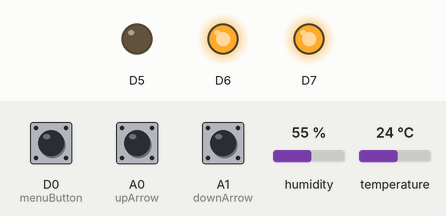
Bench run of a sketch on a simulated Particle Photon. Parts: output pins drawn as LEDs (lit = HIGH). Inputs (shaded band) come from the test bench; at power-on: D0 (menuButton) HIGH, A0 (upArrow) HIGH, A1 (downArrow) HIGH, humidity 55 %, temperature 24 °C. What the sketch prints to the serial monitor is not drawn.

Above: at 0.1 s.
Timing chart, 0 to 1.6 s (numbered marks = the images above):
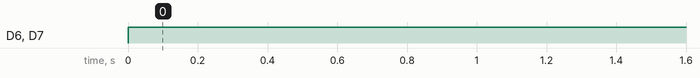

The sketch:

HaumThermostat.ino
```cpp
/*
 * Project HaumThermostat
 * Description: A Smart Thermostat with expandability and soon to many options
 * Author: Griffin Beck
 * Date: July 2019
 */
//#include "TemperatureManager.cpp"

//Imports and Definitions for Climate Control Manager
#define CLIMATE_MODE_COOL 1 //Only allows system to be off or cooling
#define CLIMATE_MODE_HEAT 2 //Only allows system to be off or heating
#define CLIMATE_MODE_AUTO 3 //Allows system to heat, cool, or rest as nessary
#define CLIMATE_MODE_OFF 0  //Disables heating and cooling
#define FAN_MODE_OFF 0
#define FAN_MODE_ON 1
#define FAN_MODE_AUTO 2 //Fan turns on when climate system is running
#include "Adafruit_DHT_Particle.h"
#include "ThermostatMode.cpp"
static long minReadWaitTime = 10000; //For climate sensor

//Climate Vars
double curTemp;
double curHumid;
long timeOfLastRead = -(minReadWaitTime); //set to negative of min read time to allow reading on boot
int climatePIN = D4;
DHT dht = DHT(climatePIN, DHT22);

int coolPin;
int heatPin;
int fanPin;
int climateMode = CLIMATE_MODE_AUTO;
int fanMode = FAN_MODE_AUTO;

bool cooling = false;
bool heating = false;
bool faning = false;

ThermostatMode thermostat;

//Interface Vars
int upArrow = A0;
int downArrow = A1;
int menuButton = D0;

// setup() runs once, when the device is first turned on.
void setup()
{
  Serial.begin(9600);
  //Setup Climate Sensor and Climate Control Relays
  tempsetup(D4, D5, D6, D7);

  //Button Initializations
  pinMode(upArrow, INPUT_PULLUP);
  pinMode(downArrow, INPUT_PULLUP);
  pinMode(menuButton, INPUT_PULLUP);
  attachInterrupt(upArrow, buttonUp, CHANGE);
  attachInterrupt(downArrow, buttonDown, CHANGE);
  attachInterrupt(menuButton, buttonMenu, CHANGE);
}

// loop() runs over and over again, as quickly as it can execute.
void loop()
{
  runClimateCheck();
  // The core of your code will likely live here.
}

//User Input handling
//TODO Implement Debouncer for buttons
boolean buttonDebouncer(long lastTime)
{
  return millis() - lastTime > 50;
}

long buttonUpLastPressTime = 0;
boolean buttonUpLastState = false;
void buttonUp()
{
  if (buttonDebouncer(buttonDebouncer(buttonUpLastPressTime)))
  {
    if (digitalRead(upArrow) == LOW) //Reading when going low in order to prepare for future handling of short vs long button presses
    {
      upTemperature();
    }
  }
}

long buttonDownLastPressTime = 0;
boolean buttonDownLastState = false;
void buttonDown()
{
  if (buttonDebouncer(buttonDebouncer(buttonDownLastPressTime)))
  {
    if (digitalRead(downArrow) == LOW)
    {
      downTemperature();
    }
  }
}

long buttonMenuLastPressTime = 0;
boolean buttonMenuLastState = false;
void buttonMenu()
{
  //TODO
}

//Prepares climate sensor and all pins for relay controls
void tempsetup(int climatePIN, int coolPIN, int heatPIN, int fanPIN)
{
  pinMode(climatePIN, INPUT);
  //dht = DHT(climatePIN, DHT22, 6);
  dht.begin();
  thermostat.setTargetTemp(75);

  coolPin = coolPIN;
  heatPin = heatPIN;
  fanPin = fanPIN;

  pinMode(coolPin, OUTPUT);
  pinMode(heatPin, OUTPUT);
  pinMode(fanPin, OUTPUT);
}

//Checks of the Thermostat mode allows for cooling
bool canCool()
{
  return climateMode == CLIMATE_MODE_COOL || climateMode == CLIMATE_MODE_AUTO;
}

//Checks if the Thermostat mode allows for heating
bool canHeat()
{
  return climateMode == CLIMATE_MODE_HEAT || climateMode == CLIMATE_MODE_AUTO;
}

//Checks if fan mode allows it to run
bool canFan()
{
  return fanMode == FAN_MODE_AUTO || fanMode == FAN_MODE_ON;
}

//Updates Temperature and Humidity
void getCurClimate()
{
  if (canReadClimate())
  {
    curTemp = dht.getTempFarenheit();
    curHumid = dht.getHumidity();
  }
}

//Checks if climate sensor can be read from
bool canReadClimate()
{
  return millis() - timeOfLastRead > minReadWaitTime;
}

//updates Temperature and checks subclasses for approprate control of climate system
void runClimateCheck()
{
  getCurClimate();

  cooling = false;
  if (canCool())
  {
    cooling = thermostat.shouldCool(curTemp, curHumid);
  }
  heating = false;
  if (canHeat())
  {
    heating = (thermostat).shouldHeat(curTemp, curHumid);
  }
  faning = false;
  if (canFan())
  {
    faning = (thermostat).shouldFan(curTemp, curHumid) || fanMode == FAN_MODE_ON;
  }

  if (cooling)
  {
    digitalWrite(coolPin, HIGH);
    digitalWrite(heatPin, LOW);
  }
  else if (heating)
  {
    digitalWrite(coolPin, LOW);
    digitalWrite(heatPin, HIGH);
  }
  else
  {
    digitalWrite(coolPin, LOW);
    digitalWrite(heatPin, LOW);
  }

  if (faning)
  {
    digitalWrite(fanPin, HIGH);
  }
  else
  {
    digitalWrite(fanPin, LOW);
  }
  Serial.println(":");
  Serial.println(thermostat.getTargetTemp());
  Serial.println(curTemp);
}

void upTemperature()
{
  thermostat.setTargetTemp(thermostat.getTargetTemp() + 1);
  //TODO Adjust Display  Accordingly
}

void downTemperature()
{
  thermostat.setTargetTemp(thermostat.getTargetTemp() - 1);
  //TODO Adjust Display Accordingly
}
```

DayByHour.h
```cpp
typedef struct DayByHour
{
    struct HourSetting *hours; //Array of length 24
};

typedef struct HourSetting
{
    unsigned short hourOfDay;
    unsigned int targetTemp;
} HourSetting;
```

DisplayManager.cpp
```cpp
// include library, include base class, make path known
/*#include <GxEPD2.h>

// select the display class to use, only one

//#include <GxGDEW042T2/GxGDEW042T2.h> // 4.2" b/w

#include GxEPD_BitmapExamples

// FreeFonts from Adafruit_GFX
#include <Adafruit_GFX_RK/FreeMonoBold9pt7b.h>
#include <Adafruit_GFX_RK/FreeMonoBold12pt7b.h>
#include <Adafruit_GFX_RK/FreeMonoBold18pt7b.h>
#include <Adafruit_GFX_RK/FreeMonoBold24pt7b.h>

#include <GxIO/GxIO_SPI/GxIO_SPI.h>
#include <GxIO/GxIO.h>
*/
//GxIO_Class io(SPI, /*CS=*/SS, /*DC=*/3, /*RST=*/2);
//GxEPD_Class display(io, /*RST=*/2, /*BUSY=*/1);
```

ThermostatMode.cpp
```cpp
class ThermostatMode
{
  int targetTemperature;

public:
  ThermostatMode() { targetTemperature = 75; }

  ThermostatMode(int target) { targetTemperature = target; }

  bool shouldCool(double currTemp, double humidity)
  {
    return (targetTemperature + 3) < currTemp;
  }

  bool shouldHeat(double currTemp, double humidity)
  {
    return (targetTemperature - 3) > currTemp;
  }

  bool shouldFan(double currTemp, double humidity)
  {
    return shouldHeat(currTemp, humidity) || shouldCool(currTemp, humidity);
  }

  void setTargetTemp(int target)
  {
    if (target > 95 || target < 50)
      return;
    targetTemperature = target;
  }

  int getTargetTemp() { return targetTemperature; }
};
```

ThermostatMode.h
```cpp
class ThermostatMode
{
private:
public:
  int targetTemperature;
  ThermostatMode();
  ThermostatMode(int targetTemperature);
  bool shouldCool(double currTemp, double humidity);
  bool shouldHeat(double currTemp, double humidity);
  bool shouldFan(double currTemp, double humidity);
};
```

WeeklyThermostatMode.cpp
```cpp
#include "ThermostatMode.h"
#include "WeeklyThermostatMode.h"

class WeeklyThermostatMode : ThermostatMode
{

private:
  long lastTimeUpdate = 0;
  unsigned int day;
  unsigned int hour;
  unsigned int lastTargetTemp;
  WeekTemps *weekTemperature;
  unsigned int getTargetTemperature()
  {
    if (millis() - lastTimeUpdate > 60000)
    {
      day = Time.day();
      hour = Time.hour();
      lastTimeUpdate = millis();
    }
    int hold = (*weekTemperature).days[day].hours[hour].targetTemp;
    if (hold == 0)
    {
      return lastTargetTemp;
    }
    else
    {
      lastTargetTemp = hold;
    }
    return lastTargetTemp;
  }

public:
  WeeklyThermostatMode()
  {
    targetTemperature = 75;
  }

  WeeklyThermostatMode(int target)
  {
    targetTemperature = target;
  }

  bool shouldCool(double currTemp, double humidity)
  {
    return currTemp + 2 > getTargetTemperature();
  }

  bool shouldHeat(double currTemp, double humidity)
  {
    return currTemp - 2 < getTargetTemperature();
  }
  bool shouldFan(double currTemp, double humidity)
  {
    return shouldHeat(currTemp, humidity) || shouldCool(currTemp, humidity);
  }

  void update()
  {
    //TODO:Implment loading mechanism for weekly temperature programing
  }
};
```

WeeklyThermostatMode.h
```cpp
#include "ThermostatMode.h"
#include "DayByHour.h"

typedef struct WeekTemps
{
    struct DayByHour *days; //Array of length 7
};
```

Measured:
- by itself, D6, D7: LOW → HIGH at 0.00 s
